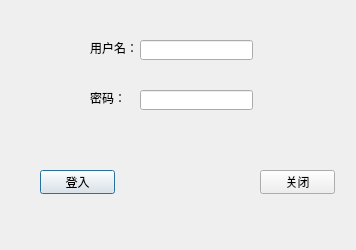
<?xml version="1.0" encoding="UTF-8"?>
<ui version="4.0">
 <class>loginClass</class>
 <widget class="QDialog" name="loginClass">
  <property name="geometry">
   <rect>
    <x>0</x>
    <y>0</y>
    <width>356</width>
    <height>250</height>
   </rect>
  </property>
  <property name="windowTitle">
   <string>login</string>
  </property>
  <widget class="QLabel" name="usrn">
   <property name="geometry">
    <rect>
     <x>90</x>
     <y>40</y>
     <width>54</width>
     <height>16</height>
    </rect>
   </property>
   <property name="text">
    <string>用户名：</string>
   </property>
  </widget>
  <widget class="QLabel" name="psw">
   <property name="geometry">
    <rect>
     <x>90</x>
     <y>90</y>
     <width>31</width>
     <height>16</height>
    </rect>
   </property>
   <property name="text">
    <string>密码：</string>
   </property>
  </widget>
  <widget class="QLineEdit" name="inusrn">
   <property name="geometry">
    <rect>
     <x>140</x>
     <y>40</y>
     <width>113</width>
     <height>20</height>
    </rect>
   </property>
  </widget>
  <widget class="QLineEdit" name="inpsw">
   <property name="geometry">
    <rect>
     <x>140</x>
     <y>90</y>
     <width>113</width>
     <height>20</height>
    </rect>
   </property>
  </widget>
  <widget class="QPushButton" name="loginbtn">
   <property name="geometry">
    <rect>
     <x>40</x>
     <y>170</y>
     <width>75</width>
     <height>24</height>
    </rect>
   </property>
   <property name="text">
    <string>登入</string>
   </property>
  </widget>
  <widget class="QPushButton" name="loginclose">
   <property name="geometry">
    <rect>
     <x>260</x>
     <y>170</y>
     <width>75</width>
     <height>24</height>
    </rect>
   </property>
   <property name="text">
    <string>关闭</string>
   </property>
  </widget>
 </widget>
 <layoutdefault spacing="6" margin="11"/>
 <resources/>
 <connections/>
</ui>
